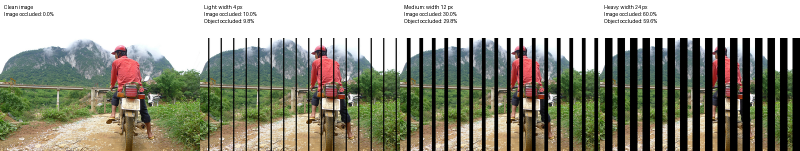
#> input picture outputs/fence_preview.png, 1600 x 301 px (shown at 1/2 size)
$ python preview_fence.py --image ../outputs/fence_preview.png
#> lines starting #> are read from the running program, lines starting #| are printed output that depends on the picture
### bwlab/stimuli/fence.py
"""Regular black fence occlusion on RGB arrays, without file I/O.

Spacing is the fixed center-to-center distance between bars, in pixels,
measured perpendicular to the bars. It is not the remaining visible gap.
Increasing width keeps centers fixed, so occlusion masks are nested.
"""

from __future__ import annotations

import math
from typing import NamedTuple

import numpy as np


class FenceResult(NamedTuple):
    corrupted_rgb: np.ndarray
    occlusion_mask: np.ndarray
    image_occluded_fraction: float
    object_occluded_fraction: float | None


def generate_fence(
    image_rgb: np.ndarray,
    bar_width: float,
    bar_spacing: float,
    bar_angle: float = 90.0,
    seed: int | None = None,
    gt_mask: np.ndarray | None = None,
    *,
    phase: float | None = None,
) -> FenceResult:
    """Cover pixels whose centers fall within regularly spaced fence bars.

    Args:
        image_rgb: Nonempty numeric (H, W, 3) array. Dtype is preserved;
            black occluders have value zero in every channel.
        bar_width: Width in pixels, between zero and bar_spacing inclusive.
        bar_spacing: Positive center-to-center bar distance in pixels.
        bar_angle: Degrees counterclockwise from horizontal in the displayed
            image: 0 is horizontal and 90 is vertical. Angles repeat every 180.
        seed: Optional integer controlling only the fence's spatial phase.
            None fixes a bar center at the top-left pixel center. Reusing the
            same seed and geometry fixes centers across width/severity levels.
        gt_mask: Optional (H, W) object mask; positive values are foreground.
            It is used only to measure coverage and is never modified.
        phase: Explicit bar-center offset in pixels, modulo bar_spacing.
            Overrides seeded phase only when seed is None; supplying both
            is an error. Omission preserves the original seeded behavior.

    Returns:
        A tuple with named fields: a new corrupted RGB array, an (H, W)
        boolean mask (True means occluded), the covered image-pixel fraction,
        and the covered foreground-pixel fraction. Object coverage is None
        when no GT is supplied or the GT is empty (undefined denominator).

    Rasterization uses pixel centers and half-open bar intervals. Fractions
    therefore reflect actual discrete pixels, not simply width / spacing.
    This function does not change the inputs or global random state.
    """
    if not isinstance(image_rgb, np.ndarray):
        raise TypeError("image_rgb must be a NumPy array")
    if image_rgb.ndim != 3 or image_rgb.shape[2] != 3:
        raise ValueError("image_rgb must have shape (H, W, 3)")
    height, width = image_rgb.shape[:2]
    if height == 0 or width == 0:
        raise ValueError("image_rgb must be nonempty")
    if image_rgb.dtype.kind not in "uif":
        raise TypeError("image_rgb must have an integer or floating dtype")

    bar_width, bar_spacing, bar_angle = map(
        float, (bar_width, bar_spacing, bar_angle)
    )
    if not all(map(math.isfinite, (bar_width, bar_spacing, bar_angle))):
        raise ValueError("fence parameters must be finite")
    if bar_spacing <= 0:
        raise ValueError("bar_spacing must be positive")
    if not 0 <= bar_width <= bar_spacing:
        raise ValueError("bar_width must be between zero and bar_spacing")
    if seed is not None and (
        isinstance(seed, (bool, np.bool_))
        or not isinstance(seed, (int, np.integer))
        or seed < 0
    ):
        raise ValueError("seed must be a nonnegative integer or None")

    foreground = None
    if gt_mask is not None:
        if not isinstance(gt_mask, np.ndarray):
            raise TypeError("gt_mask must be a NumPy array")
        if gt_mask.shape != (height, width):
            raise ValueError("gt_mask must match the image's (H, W) dimensions")
        if gt_mask.dtype.kind not in "buif":
            raise TypeError("gt_mask must have a boolean or numeric dtype")
        if gt_mask.dtype.kind == "f" and not np.isfinite(gt_mask).all():
            raise ValueError("gt_mask must contain finite values")
        foreground = gt_mask > 0

    if phase is not None:
        if seed is not None:
            raise ValueError("supply phase or seed, not both")
        phase = float(phase)
        if not math.isfinite(phase):
            raise ValueError("phase must be finite")
        phase %= bar_spacing
    else:
        phase = 0.0 if seed is None else np.random.default_rng(seed).uniform(0, bar_spacing)
    angle = bar_angle % 180.0
    if bar_width == 0:
        occlusion = np.zeros((height, width), dtype=bool)
    elif bar_width == bar_spacing:
        occlusion = np.ones((height, width), dtype=bool)
    else:
        # Axis-aligned fences require only a 1-D pattern; oblique fences use
        # broadcasting, without constructing two full coordinate grids.
        if angle == 90.0:
            projection = np.arange(width, dtype=np.float64)[None, :]
        elif angle == 0.0:
            projection = np.arange(height, dtype=np.float64)[:, None]
        else:
            radians = math.radians(angle)
            projection = (
                np.arange(width, dtype=np.float64)[None, :] * math.sin(radians)
                + np.arange(height, dtype=np.float64)[:, None] * math.cos(radians)
            )
        distance = (projection - phase + bar_spacing / 2) % bar_spacing - bar_spacing / 2
        pattern = (distance >= -bar_width / 2) & (distance < bar_width / 2)
        occlusion = np.broadcast_to(pattern, (height, width)).copy()

    corrupted = image_rgb.copy()
    corrupted[occlusion] = 0
    image_fraction = float(np.count_nonzero(occlusion) / occlusion.size)
    object_fraction = None
    if foreground is not None:
        area = np.count_nonzero(foreground)
        if area:
            object_fraction = float(np.count_nonzero(occlusion & foreground) / area)
    return FenceResult(corrupted, occlusion, image_fraction, object_fraction)

### scripts/preview_fence.py
"""Create a clean/light/medium/heavy RGB fence comparison with Pillow.

From the repository root:
    python scripts/preview_fence.py --image path/to/image.jpg
Optional: --mask path/to/object_mask.png --angle 45 --seed 123
"""

from __future__ import annotations

import argparse
from pathlib import Path
import sys
import time

import numpy as np
from PIL import Image, ImageDraw

sys.path.insert(0, str(Path(__file__).resolve().parents[1]))
from bwlab.stimuli.fence import generate_fence


def main() -> None:
    parser = argparse.ArgumentParser(description=__doc__)
    parser.add_argument("--image", type=Path, required=True)
    parser.add_argument("--mask", type=Path)
    parser.add_argument("--output", type=Path, default=Path("outputs/fence_preview.png"))
    parser.add_argument("--spacing", type=float, default=40.0, help="Bar center distance in pixels")
    parser.add_argument("--widths", type=float, nargs=3, default=[4.0, 12.0, 24.0],
                        metavar=("LIGHT", "MEDIUM", "HEAVY"))
    parser.add_argument("--angle", type=float, default=90.0)
    parser.add_argument("--seed", type=int)
    parser.add_argument("--panel-width", type=int, default=400)
    parser.add_argument("--benchmark-repeats", type=int, default=0,
                        help="Time generation at native resolution; excludes loading and export")
    args = parser.parse_args()
    if not 0 <= args.widths[0] < args.widths[1] < args.widths[2] <= args.spacing:
        parser.error("widths must increase, stay nonnegative, and not exceed spacing")
    if args.panel_width <= 0 or args.benchmark_repeats < 0:
        parser.error("panel-width must be positive and benchmark-repeats nonnegative")

    with Image.open(args.image) as source:
#> source is the input picture: PIL image 1600x301 RGB; mean R, G, B 145.2, 145.5, 132
        image_rgb = np.array(source.convert("RGB"))
    gt_mask = None
    if args.mask:
        with Image.open(args.mask) as source:
            gt_mask = np.array(source.convert("L"))

    panels = [image_rgb]
    captions = ["Clean image\nImage occluded: 0.0%"]
    for label, bar_width in zip(("Light", "Medium", "Heavy"), args.widths):
        result = generate_fence(image_rgb, bar_width, args.spacing, args.angle, args.seed, gt_mask)
        panels.append(result.corrupted_rgb)
        caption = f"{label}: width {bar_width:g} px\nImage occluded: {result.image_occluded_fraction:.1%}"
        if gt_mask is not None:
            coverage = result.object_occluded_fraction
            caption += "\nObject occluded: " + ("undefined (empty GT)" if coverage is None else f"{coverage:.1%}")
        captions.append(caption)
#> after the loop, captions = 4 items; panels = 4 items

    # Generate at native resolution; resizing below is for display only.
    height, width = image_rgb.shape[:2]
#> height = 301; width = 1600
    display_height = max(1, round(height * args.panel_width / width))
#> display_height = 75
    header_height = 76
    comparison = Image.new("RGB", (4 * args.panel_width, display_height + header_height), "white")
#> comparison: PIL image 1600x151 RGB; every value is 255
    draw = ImageDraw.Draw(comparison)
    for i, (panel, caption) in enumerate(zip(panels, captions)):
        preview = Image.fromarray(panel).resize((args.panel_width, display_height), Image.Resampling.LANCZOS)
        x = i * args.panel_width
        comparison.paste(preview, (x, header_height))
        draw.multiline_text((x + 8, 8), caption, fill="black", spacing=4)
#> this loop made 4 passes
#> x on passes 1 to 4: 0, 400, 800, 1200
#> pass 1, in main, `preview = Image.fromarray(panel).resize((args.panel_width, display_hei..`:
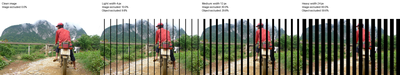
#> preview: PIL image 400x75 RGB; mean R, G, B 145.5, 145.8, 132.2
#> pass 2, in main, `preview = Image.fromarray(panel).resize((args.panel_width, display_hei..`:
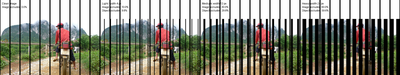
#> preview: PIL image 400x75 RGB; mean R, G, B 129.7, 130.1, 117.7
#> pass 3, in main, `preview = Image.fromarray(panel).resize((args.panel_width, display_hei..`:
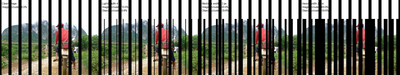
#> preview: PIL image 400x75 RGB; mean R, G, B 102.3, 102.6, 92.9
#> after the loop:
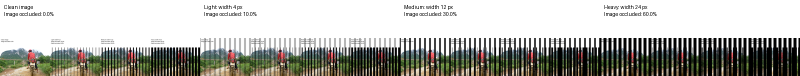
#> comparison: PIL image 1600x151 RGB (shown at 1/2 size); mean R, G, B 180.7, 180.9, 175.8
#> after the loop:
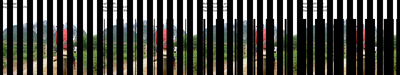
#> preview: PIL image 400x75 RGB; mean R, G, B 58.6, 58.8, 53.3
    args.output.parent.mkdir(parents=True, exist_ok=True)
    comparison.save(args.output)
    print(f"Saved {args.output} (native image: {width} x {height}; spacing {args.spacing:g} px, angle {args.angle:g} deg)")
#| Saved outputs/fence_preview.png (native image: 1600 x 301; spacing 40 px, angle 90 deg)

    if args.benchmark_repeats:
        for _ in range(3):
            generate_fence(image_rgb, args.widths[1], args.spacing, args.angle, args.seed, gt_mask)
        timings = []
        for _ in range(args.benchmark_repeats):
            start = time.perf_counter()
            generate_fence(image_rgb, args.widths[1], args.spacing, args.angle, args.seed, gt_mask)
            timings.append((time.perf_counter() - start) * 1000)
        print(f"CPU generation ({len(timings)} repeats, includes image copy" +
              (" and GT coverage" if gt_mask is not None else "") +
              f"): median {np.median(timings):.3f} ms, p95 {np.percentile(timings, 95):.3f} ms")


if __name__ == "__main__":
    main()
